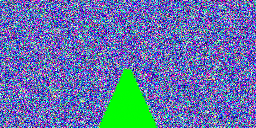
#> input picture SimDataProcessingPM/gaussian/0.0/0.0-st.png, 256 x 128 px, given as the content of the folder E:/CARLADataset/Town01/1/model_MA2_result_pure/pm_insert, which was not available
$ python stitch.py
#> lines starting #> are read from the running program, lines starting #| are printed output that depends on the picture; after the words box and inside, x2 and y2 are one past the last pixel; in counts of white or black regions, pixels touching at a corner belong together; pictures that were not available may be replaced by others from this repository, and a replacement may not be noted
import cv2
import numpy as np
import glob
from tqdm import tqdm

def get_filelist(path):
    files = glob.glob(path+'/*.png')
    file_names = []
    for file in files:
        file = file.split('/')[-1]
        file_name = file.split('\\')[-1][:-4] # win文件路径 '\\' 修改
        file_names.append(file_name)
    file_names.sort()
    return file_names

# 设置文件夹路径和图片尺寸
folder1 = 'E:/CARLADataset/Town01/1/model_MA2_result_pure/pm_insert'  # 文件夹路径
folder2 = 'E:/CARLADataset/Town01/1/model_UNet_result_pure/pm_insert'
folder3 = 'E:/CARLADataset/Town01/1/model_CNN_result_pure/pm_insert'
folder4 = 'E:/CARLADataset/Town01/1/model_SD_result_pure/pm_insert'
folder5 = 'E:/CARLADataset/Town04/1/model_MA2_result_pure/pm_insert'
folder6 = 'E:/CARLADataset/Town04/1/model_UNet_result_pure/pm_insert'
folder7 = 'E:/CARLADataset/Town04/1/model_CNN_result_pure/pm_insert'
folder8 = 'E:/CARLADataset/Town04/1/model_SD_result_pure/pm_insert'
folder9 = 'E:/CARLADataset/Town04/2/model_MA2_result_pure/pm_insert'
folder10 = 'E:/CARLADataset/Town04/2/model_UNet_result_pure/pm_insert'
folder11 = 'E:/CARLADataset/Town04/2/model_CNN_result_pure/pm_insert'
folder12 = 'E:/CARLADataset/Town04/2/model_SD_result_pure/pm_insert'
folders_path = []

for i in range(1, 13):
    folder_var_name = "folder" + str(i)
    folder_path = globals()[folder_var_name]
    folders_path.append(folder_path)

img_width = 640  # 图片的尺寸
img_height = 360
file_list_town01 = get_filelist(folders_path[0]) # 一个文件夹下的索引
file_list_town04_1 = get_filelist(folders_path[4])
file_list_town04_2 = get_filelist(folders_path[8])

# 设置视频编码器和输出视频对象，帧率默认30.0
output_video = f'./video/lab5.mp4'
fourcc = cv2.VideoWriter_fourcc(*'mp4v')
video = cv2.VideoWriter(output_video, fourcc, 30.0, (img_width*3, img_height*4))

try:
    # 获取所有文件夹中的同名图片并按顺序拼接
    for j in tqdm(range(10000)):
        index0 = file_list_town01[j]
        index1 = file_list_town04_1[j]
        index2 = file_list_town04_2[j]

        img_list = [] # 12张图片列表
        for i in range(12):
            k = i//4
            index = globals()['index'+str(k)]
            img_path = f'{folders_path[i]}/{index}.png'
            img = cv2.imread(img_path, cv2.IMREAD_COLOR)
#> img is the input picture: shape (128, 256, 3); mean B, G, R 170.3, 115.3, 98.9
            img = cv2.resize(img, (img_width, img_height))
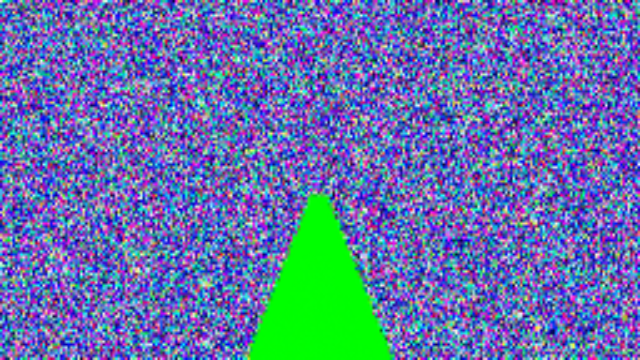
#> img: shape (360, 640, 3); mean B, G, R 170.2, 115.2, 98.7
            img_list.append(img)

        img_col1 = np.vstack((img_list[0], img_list[1], img_list[2], img_list[3]))
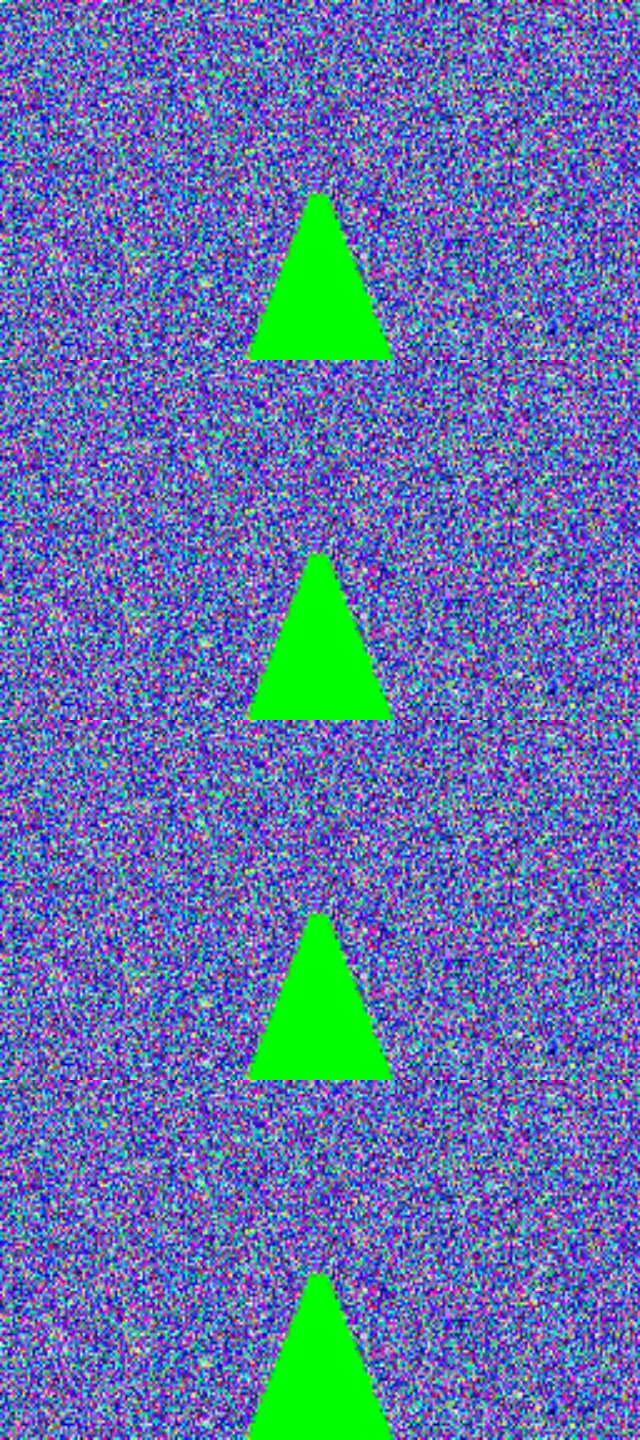
#> img_col1: shape (1440, 640, 3); mean B, G, R 170.2, 115.2, 98.7
        cv2.putText(img_col1, index0.split('.')[0], (img_width-220, 50), cv2.FONT_HERSHEY_SIMPLEX, 1, (255, 255, 255), 2, cv2.LINE_AA)
#> img_col1: shape (1440, 640, 3); 0.03% of pixels changed, all inside (x1, y1, x2, y2) = (421, 27, 440, 53)
        cv2.putText(img_col1, 'MA', (10, img_height//2), cv2.FONT_HERSHEY_SIMPLEX, 1, (255, 255, 255), 2, cv2.LINE_AA)
        cv2.putText(img_col1, 'UNet', (10, img_height+img_height//2), cv2.FONT_HERSHEY_SIMPLEX, 1, (255, 255, 255), 2, cv2.LINE_AA)
        cv2.putText(img_col1, 'CNN', (10, img_height*2+img_height//2), cv2.FONT_HERSHEY_SIMPLEX, 1, (255, 255, 255), 2, cv2.LINE_AA)
        cv2.putText(img_col1, 'SD', (10, img_height*3+img_height//2), cv2.FONT_HERSHEY_SIMPLEX, 1, (255, 255, 255), 2, cv2.LINE_AA)
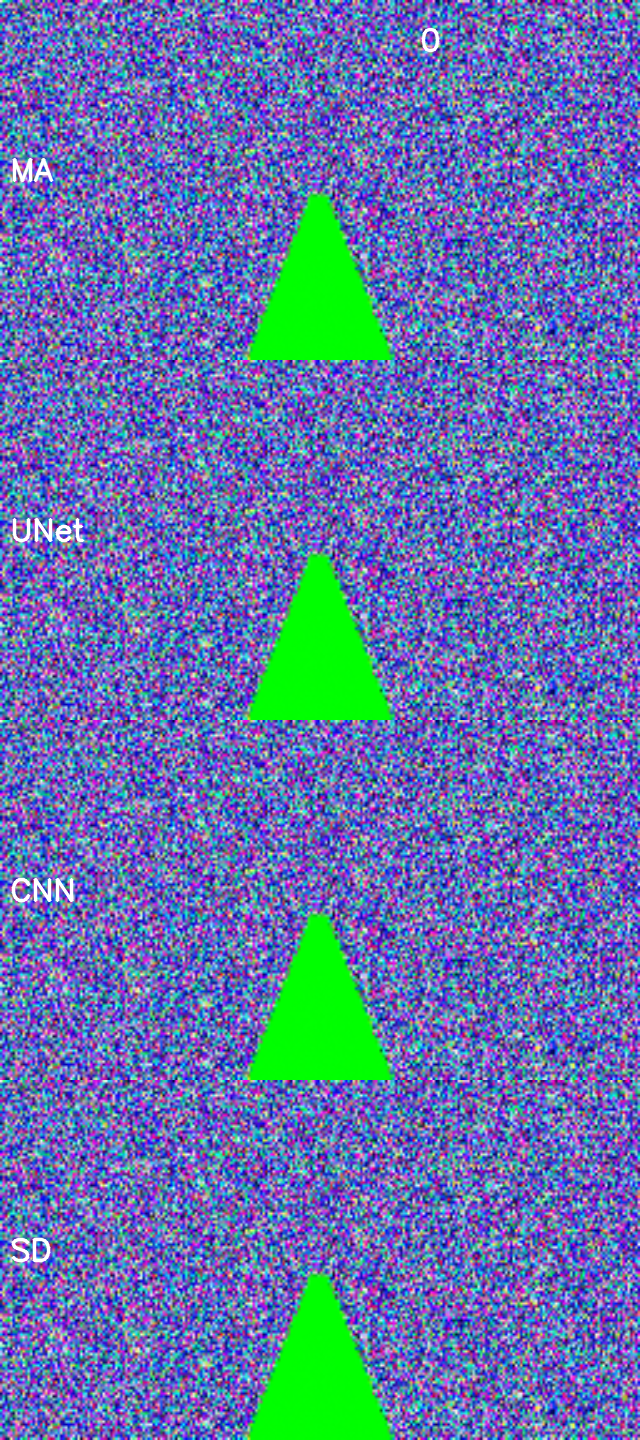
#> img_col1: shape (1440, 640, 3); mean B, G, R 170.4, 115.6, 99.1
        img_col2 = np.vstack((img_list[4], img_list[5], img_list[6], img_list[7]))
        cv2.putText(img_col2, index1.split('.')[0], (img_width-220, 50), cv2.FONT_HERSHEY_SIMPLEX, 1, (255, 255, 255), 2, cv2.LINE_AA)
        img_col3 = np.vstack((img_list[8], img_list[9], img_list[10], img_list[11]))
        cv2.putText(img_col3, index2.split('.')[0], (img_width-220, 50), cv2.FONT_HERSHEY_SIMPLEX, 1, (255, 255, 255), 2, cv2.LINE_AA)

        img_merged = np.hstack((img_col1, img_col2, img_col3))
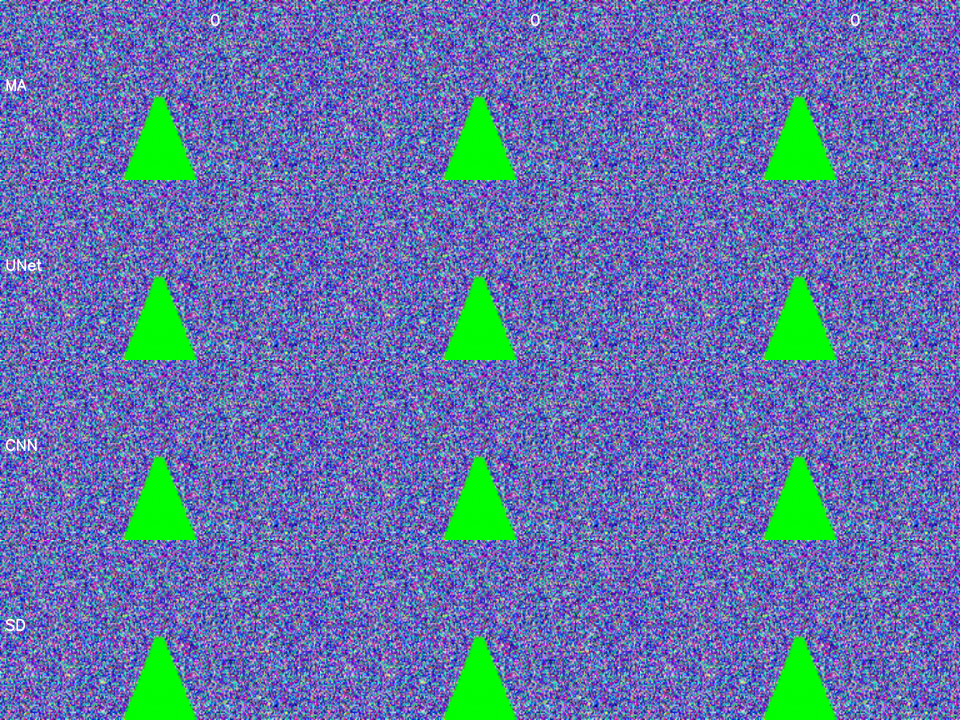
#> img_merged: shape (1440, 1920, 3) (shown at 1/2 size); mean B, G, R 170.3, 115.4, 98.9
#> (the run stopped early here; a loop or call above may not have finished)
